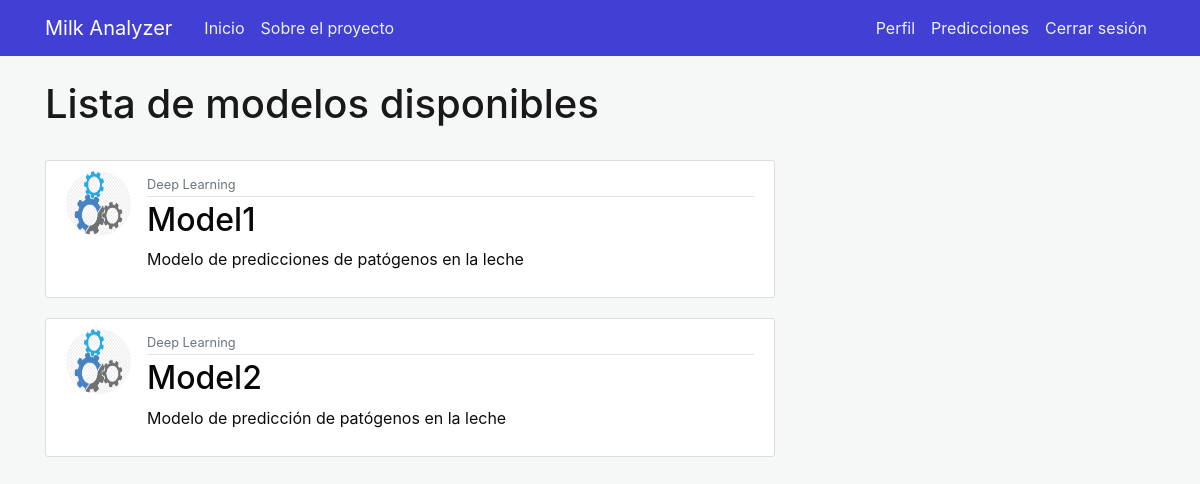
The page /home (signed in) on the database as committed earlier.
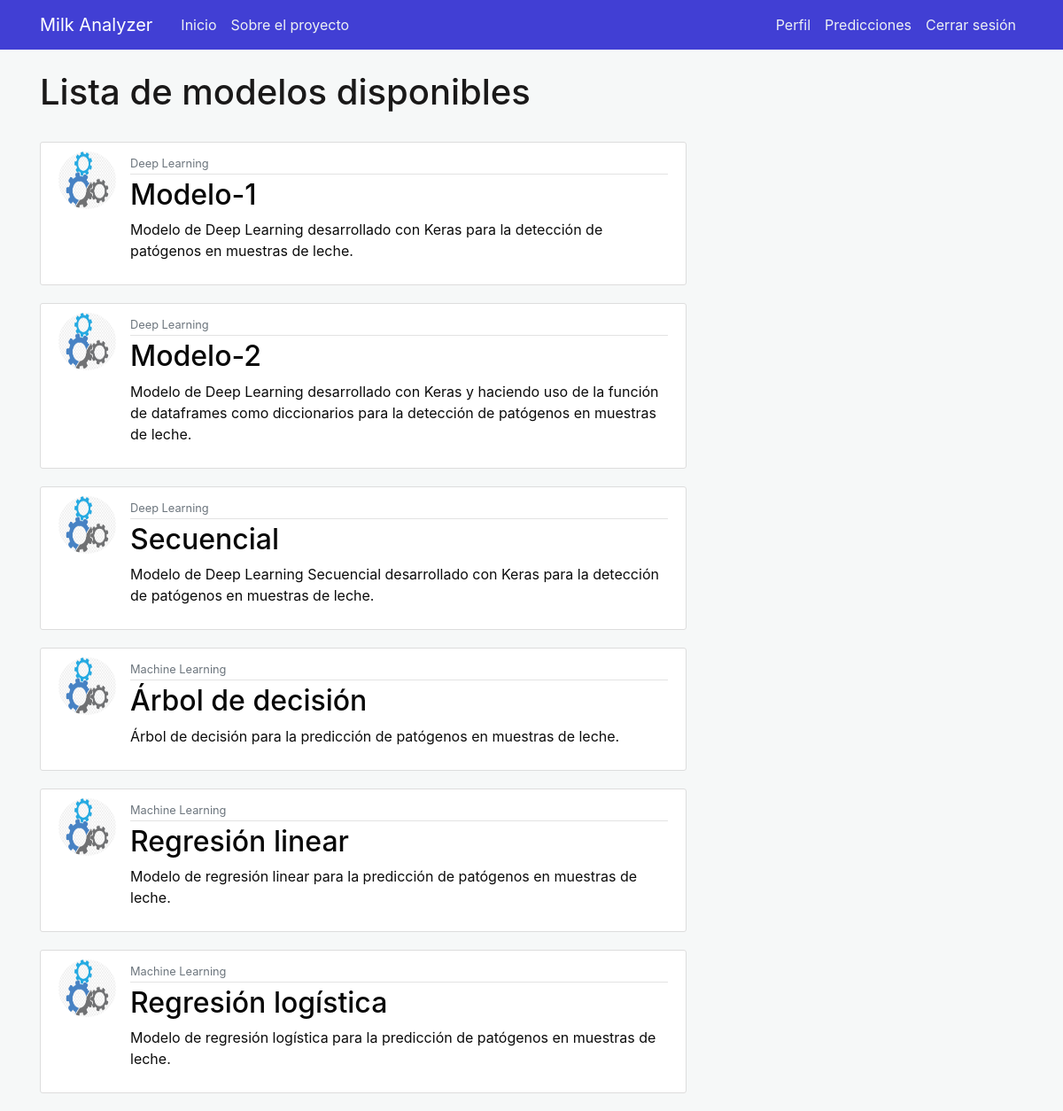
The same page on the database as committed later.
### milkanalyzer/models.py (models this page shows, shortened)
class AIModel(db.Model):
    __tablename__ = 'aimodel'
    id = db.Column(db.Integer, primary_key=True)
    name = db.Column(db.String(50), nullable=False)
    type = db.Column(db.String(100), nullable=False)
    description = db.Column(db.Text, nullable=False)
    url = db.Column(db.String(50), nullable=False)
    aimodel_picture = db.Column(db.String(20), nullable=False, default='defaultmodel.jpg')

### milkanalyzer/main/routes.py (the view)
@main.route("/")
@main.route("/home")
def home():
    aimodels = AIModel.query.all()
    return render_template('home.html', aimodels=aimodels)

### milkanalyzer/models.py (called while the page is built)
@login_manager.user_loader
def get_user(user_id):
    return User.query.get(int(user_id))

### milkanalyzer/templates/home.html
{% extends "layout.html" %}
{% block content %}
{% if current_user.is_authenticated %}
<h1>Lista de modelos disponibles</h1></br>
{% for aimodel in aimodels %}
<article class="media content-section">
    <img class="rounded-circle article-img" src="{{ url_for('static', filename='aimodel_images/' + aimodel.aimodel_picture) }}">
    <div class="media-body">
        <div class="article-metadata">
            <small class="text-muted">{{ aimodel.type }}</small>
        </div>
        <h2><a class="article-title" href="{{ url_for('aimodels.aimodel', id=aimodel.id) }}">{{ aimodel.name }}</a></h2>
        <p class="article-content">{{ aimodel.description }}</p>
    </div>
</article>
{% endfor %}
{% else %}
<h1>Inicie sesiónpara visulaizar los modelos</h1></br>
{% endif %}
{% endblock content %}

### milkanalyzer/templates/layout.html (shortened to what this page needs)
<!DOCTYPE html>
<html>
<head>
    <link rel="stylesheet" href="https://maxcdn.bootstrapcdn.com/bootstrap/4.0.0/css/bootstrap.min.css"
>
    <link rel="stylesheet" type="text/css" href="{{ url_for('static', filename='main.css') }}">
</head>
<body>
    <header class="site-header">
        <nav class="navbar navbar-expand-md navbar-dark bg-steel fixed-top">
            <div class="container">
                <a class="navbar-brand mr-4" href="/">Milk Analyzer</a>
                <div class="collapse navbar-collapse" id="navbarToggle">
                    <div class="navbar-nav mr-auto">
                        <a class="nav-item nav-link" href="{{ url_for('main.home') }}">Inicio</a>
                        <a class="nav-item nav-link" href="{{ url_for('main.about') }}">Sobre el proyecto</a>
                    </div>
                    <div class="navbar-nav">
                        {% if current_user.is_authenticated %}
                        <a class="nav-item nav-link" href="{{ url_for('users.profile') }}">Perfil</a>
                        {% if current_user.username != 'admin' %}
                        <a class="nav-item nav-link" href="{{ url_for('predictions.prediction_list') }}">Predicciones</a>
                        {% endif %}
                        <a class="nav-item nav-link" href="{{ url_for('users.logout') }}">Cerrar sesión</a>
                        {% else %}
                        <a class="nav-item nav-link" href="{{ url_for('users.login') }}">Iniciar sesión</a>
                        <a class="nav-item nav-link" href="{{ url_for('users.register') }}">Registrarse</a>
                        {% endif %}
                    </div>
                </div>
            </div>
        </nav>
    </header>
    <main role="main" class="container">
        <div class="row">
            <div class="col-md-8">
                {% block content %}{% endblock %}
            </div>
        </div>
    </main>
</body>
</html>

### milkanalyzer/static/main.css (style rules this page uses)
body { background: #f6f8f8; color: #0c0c0c; margin-top: 5rem; }
h1, h2, h3, h4, h5, h6 { color: #1a1919; }
.bg-steel { background-color: #413fd4; }
.site-header .navbar-nav .nav-link { color: #edf1f3; }
.content-section { background: #ffffff; padding: 10px 20px; border: 1px solid #dddddd; border-radius: 3px; margin-bottom: 20px; }
.article-title { color: #080808; }
.article-content { white-space: pre-line; }
.article-img { height: 65px; width: 65px; margin-right: 16px; }
.article-metadata { padding-bottom: 1px; margin-bottom: 4px; border-bottom: 1px solid #e3e3e3 }

Rows that differ between the two databases and show on the page:
changed AIModel: name "Model1" → "Modelo-1"; description "Modelo de predicciones de patógenos en la leche" → "Modelo de Deep Learning desarrollado con Keras para la detección de patógenos en muestras de leche."
changed AIModel: name "Model2" → "Modelo-2"; description "Modelo de predicción de patógenos en la leche" → "Modelo de Deep Learning desarrollado con Keras y haciendo uso de la función de dataframes como diccionarios para la detección de patógenos en muestras de leche."
added AIModel: aimodel_picture (placeholder picture), type "Deep Learning", name "Secuencial", description "Modelo de Deep Learning Secuencial desarrollado con Keras para la detección de patógenos en muestras de leche."
added AIModel: aimodel_picture (placeholder picture), type "Machine Learning", name "Árbol de decisión", description "Árbol de decisión para la predicción de patógenos en muestras de leche."
added AIModel: aimodel_picture (placeholder picture), type "Machine Learning", name "Regresión linear", description "Modelo de regresión linear para la predicción de patógenos en muestras de leche."
added AIModel: aimodel_picture (placeholder picture), type "Machine Learning", name "Regresión logística", description "Modelo de regresión logística para la predicción de patógenos en muestras de leche."
